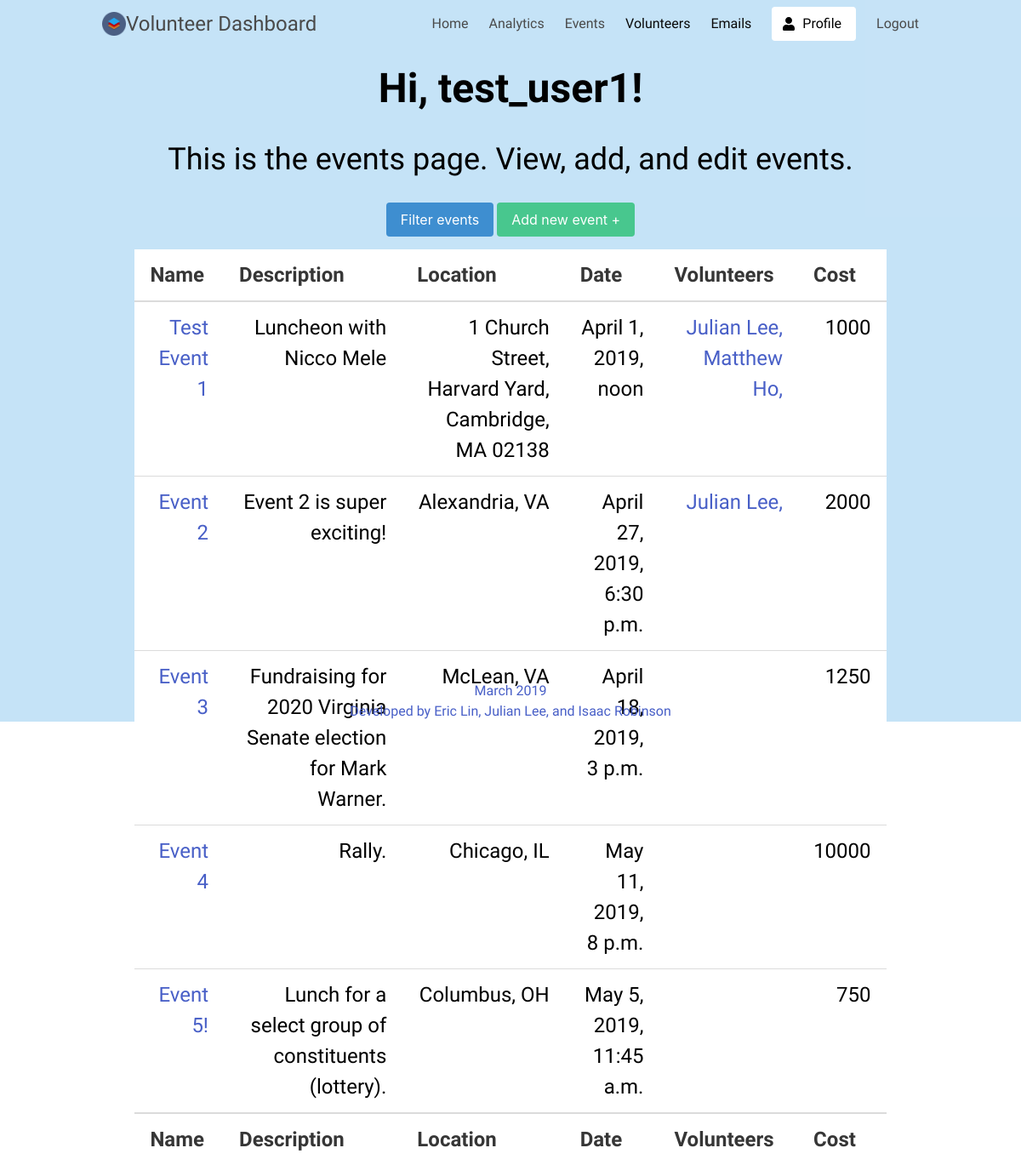
The app's page /events/events/ (signed in), older data.
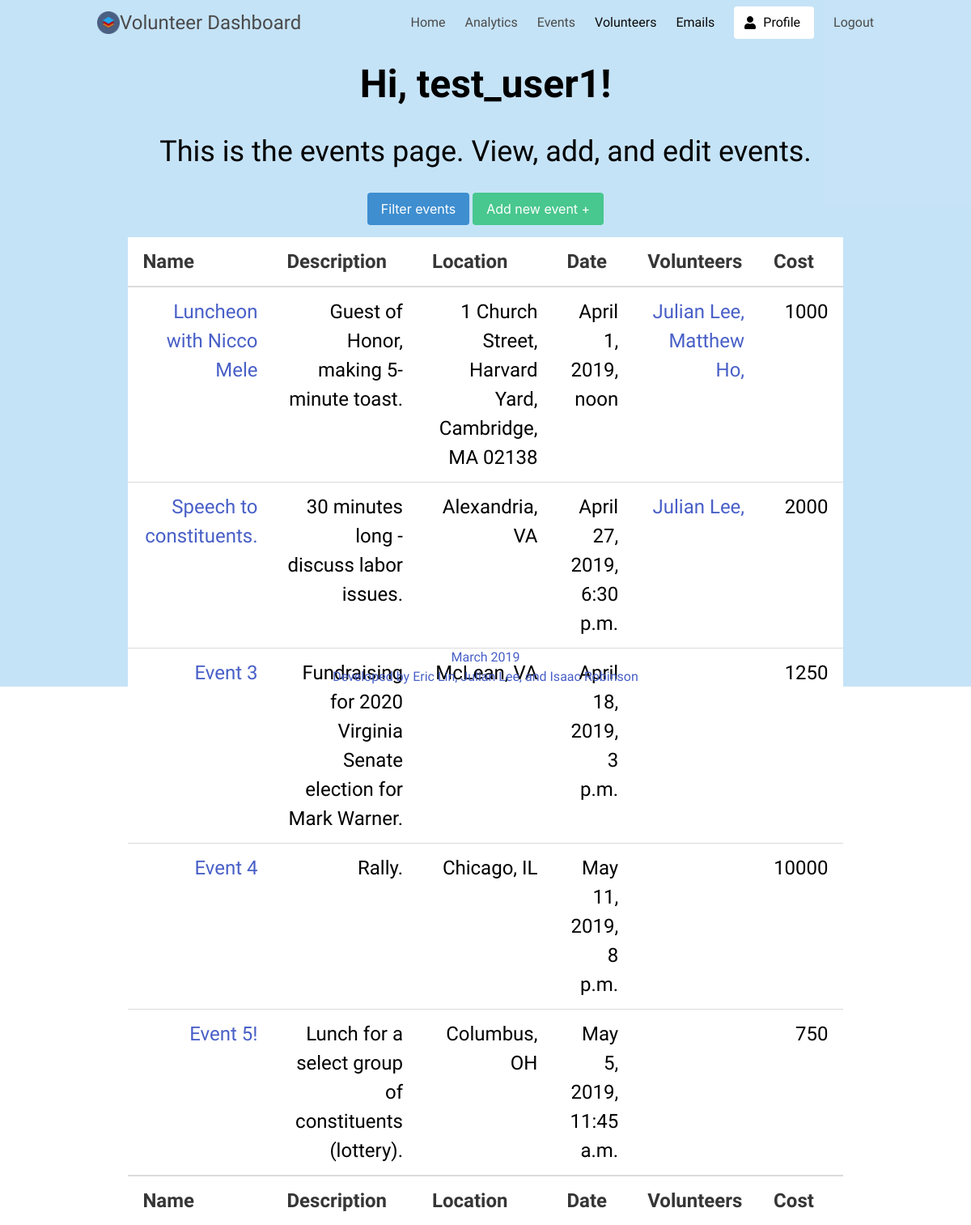
The same page, newer data.
### users/models.py (models this page shows, shortened)
class CustomUser(AbstractUser):
    first_name = models.CharField(max_length=30)
    last_name = models.CharField(max_length=30)
    REQUIRED_FIELDS = ['first_name', 'last_name', 'email']

### events/models.py (models this page shows, shortened)
class Event(models.Model):		# To store events
 	name = models.CharField(max_length=256)
 	description = models.TextField(default='')
 	address = models.CharField(max_length=256)
 	time = models.DateTimeField(default=timezone.now)	# default is today
 	volunteers = models.ManyToManyField(Volunteer)
 	cost = models.IntegerField(default=1000)	# dollar cost of the event

### volunteers/models.py (models this page shows, shortened)
class Volunteer(models.Model):		# To store volunteers
	name = models.CharField(max_length=256)
	address = models.CharField(max_length=256)
	birthday = models.DateTimeField(default=timezone.now)	# default is today
	gender = models.CharField(max_length=16)
	email = models.EmailField()
	date_joined = models.DateTimeField(default=timezone.now)  # keeps track of when they joined
	num_hours = models.IntegerField(default=0)
	num_events = models.IntegerField(default=0)

### events/views.py (the view)
# urls.py: path('events/', views.index, name='events'),		# path for event view
def index(request):
	if request.method == "GET":
		events = Event.objects.all()	# get querySet of events
		context = {'events': events}
		return render(request, 'events.html', context)		# render events html
	elif request.method == "POST":
		print("POST request")

### templates/events.html (shortened to what this page needs)
{% extends 'base.html' %}
{% block content %}
	{% if user.is_authenticated %}
    <section class="hero">
      <div class="hero-body">
        <div class="container has-text-centered">
          <h1>
            Hi, {{ user.username }}!
          </h1>
          <h2>
            This is the events page. View, add, and edit events.
          </h2>
        </div>
        <div class="container has-text-centered">
            <a href="{% url 'filter_events' %}">
              <br>
              <button class="button is-info">
                Filter events
              </button>
            </a>
            <a href="{% url 'add_event' %}">
              <button class="button is-success">
                Add new event +
              </button>
            </a>
        </div>
            <table class="table">
              <thead>
                <tr>
                  <th> Name </th>
                  <th> Description </th>
                  <th> Location </th>
                  <th> Date </th>
                  <th> Volunteers </th>
                  <th> Cost </th>
                </tr>
              </thead>
              <tfoot>
                <tr>
                  <th> Name </th>
                  <th> Description </th>
                  <th> Location </th>
                  <th> Date </th>
                  <th> Volunteers </th>
                  <th> Cost </th>
                </tr>
              </tfoot>
              <tbody>
                {% for event in events %}
                  <tr>
                    <td><a href="{% url 'edit_event' %}?id={{event.id}}"> {{event.name}} </a></td>
                    <td> {{event.description}} </td>
                    <td> {{event.address}} </td>
                    <td> {{event.time}} </td>
                    <td>
                        {% for v in event.volunteers.all %}
                        <a href="{% url 'edit_volunteer' %}?id={{v.id}}">
                          {{v.name}},
                        </a>
                        {% endfor %}
                    </td>
                    <td> {{event.cost}} </td>
                  </tr>
                {% endfor %}
              </tbody>
            </table>
      </div>
      <div class="hero-foot is-light has-text-centered">
        <a>
          March 2019 <br>
          Developed by Eric Lin, Julian Lee, and Isaac Robinson
        </a>
      </div>
    </section>
	{% endif %}
{% endblock %}

### templates/base.html (shortened to what this page needs)
<!DOCTYPE html>
<html lang ="en">
<head>
    {% load static %}
    <link rel="stylesheet" type="text/css" href="{% static 'css/styles.css' %}">
    <link rel="stylesheet" href="https://cdnjs.cloudflare.com/ajax/libs/bulma/0.7.4/css/bulma.min.css">
</head>
<body>
<section class="hero is-large">
    <div class="hero-head">
      <nav class="navbar">
        <div class="container">
          <div class="navbar-brand">
            <a href="{% url 'home' %}" class="navbar-item is-size-4">
              {% load static %}
              <img src ="{% static 'images/icon.png' %}" alt="icon"/>
              Volunteer Dashboard
            </a>
          </div>
          <div id="navbarMenuHeroA" class="navbar-menu">
            <div class="navbar-end">
              <a class="navbar-item" href="{% url 'home' %}">
                Home
              </a>
              <a class="navbar-item" href="{% url 'analytics' %}">
                Analytics
              </a>
              <a class="navbar-item" href="{% url 'events' %}">
                Events
              </a>
              <a class="navbar-item is-active" href="{% url 'volunteers' %}">
                Volunteers
              </a>
              <a class="navbar-item is-active" href="{% url 'emails:search' %}">
                Emails
              </a>
              <span class="navbar-item">
                <a class="button is-primary is-inverted">
                  <span class="icon">
                    <i class="fas fa-user"></i>
                  </span>
                  <span>Profile</span>
                </a>
              </span>
              <a class="navbar-item" href="{% url 'logout' %}">
                Logout
              </a>
            </div>
          </div>
        </div>
      </nav>
    </div>
  </section>
  <div class = "gradient">
      {% block content %}
      {% endblock %}
  </div>
</body>
</html>

### static/css/styles.css (style rules this page uses)
table { border-collapse: collapse; border: 0px; font-family: Verdana; color: #5c5558; font-size: 12px; text-align: right; }
td { padding-left: 10px; }
.hero-body { height: 100vh; width: 100vw; }
.hero-head { position: fixed; width: 100%; height: 10%; color: black; z-index: 10; }

### templates/base.html (style rules this page uses)
.gradient { vertical-align: bottom; background: rgba(132, 195, 238, 0.466); height: 100%; width: 100% !important ; }
* { font-family: 'Didact Gothic', sans-serif; color: black; }
body { height: 100%; margin : 0; }

### templates/events.html (style rules this page uses)
h1 { margin: 10px; padding: 10px; font-size: 48px; text-align: center; font-weight: 900; }
h2 { text-align: center; font-size: 36px; font-weight: 400; }
table { width: 80%; height: 70vh; margin-left: 10%; margin-right: 10%; margin-top: 15px; }
td, th { font-size: 24px; }

Row changes from the older to the newer data that the page shows:
changed Event "Luncheon with Nicco Mele": name "Test Event 1" → "Luncheon with Nicco Mele"; description "Luncheon with Nicco Mele" → "Guest of Honor, making 5-minute toast."
changed Event "Alexandria, VA": name "Event 2" → "Speech to constituents."; description "Event 2 is super exciting!" → "30 minutes long - discuss labor issues."
